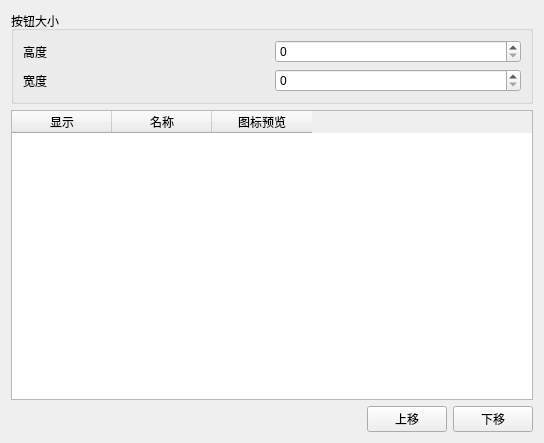
<?xml version="1.0" encoding="UTF-8"?>
<ui version="4.0">
 <class>CToolsSettingForm</class>
 <widget class="QWidget" name="CToolsSettingForm">
  <property name="geometry">
   <rect>
    <x>0</x>
    <y>0</y>
    <width>544</width>
    <height>443</height>
   </rect>
  </property>
  <property name="windowTitle">
   <string>Form</string>
  </property>
  <layout class="QGridLayout" name="gridLayout_2">
   <item row="0" column="0">
    <widget class="QGroupBox" name="groupBox">
     <property name="title">
      <string>按钮大小</string>
     </property>
     <layout class="QGridLayout" name="gridLayout">
      <item row="0" column="0">
       <widget class="QLabel" name="label_2">
        <property name="text">
         <string>高度</string>
        </property>
       </widget>
      </item>
      <item row="0" column="1">
       <widget class="QSpinBox" name="buttonHeigghtSpinBox"/>
      </item>
      <item row="1" column="1">
       <widget class="QSpinBox" name="buttonWidthSpinBox"/>
      </item>
      <item row="1" column="0">
       <widget class="QLabel" name="label_3">
        <property name="text">
         <string>宽度</string>
        </property>
       </widget>
      </item>
     </layout>
    </widget>
   </item>
   <item row="1" column="0">
    <widget class="QTableWidget" name="buttonTableWidget">
     <property name="editTriggers">
      <set>QAbstractItemView::NoEditTriggers</set>
     </property>
     <property name="selectionMode">
      <enum>QAbstractItemView::SingleSelection</enum>
     </property>
     <property name="selectionBehavior">
      <enum>QAbstractItemView::SelectRows</enum>
     </property>
     <attribute name="horizontalHeaderCascadingSectionResizes">
      <bool>true</bool>
     </attribute>
     <attribute name="horizontalHeaderStretchLastSection">
      <bool>false</bool>
     </attribute>
     <attribute name="verticalHeaderVisible">
      <bool>false</bool>
     </attribute>
     <column>
      <property name="text">
       <string>显示</string>
      </property>
      <property name="textAlignment">
       <set>AlignHCenter|AlignVCenter|AlignCenter</set>
      </property>
     </column>
     <column>
      <property name="text">
       <string>名称</string>
      </property>
      <property name="textAlignment">
       <set>AlignHCenter|AlignVCenter|AlignCenter</set>
      </property>
     </column>
     <column>
      <property name="text">
       <string>图标预览</string>
      </property>
      <property name="textAlignment">
       <set>AlignHCenter|AlignVCenter|AlignCenter</set>
      </property>
     </column>
    </widget>
   </item>
   <item row="2" column="0">
    <layout class="QHBoxLayout" name="horizontalLayout_2">
     <item>
      <spacer name="horizontalSpacer">
       <property name="orientation">
        <enum>Qt::Horizontal</enum>
       </property>
       <property name="sizeHint" stdset="0">
        <size>
         <width>40</width>
         <height>20</height>
        </size>
       </property>
      </spacer>
     </item>
     <item>
      <widget class="QPushButton" name="moveUpButton">
       <property name="text">
        <string>上移</string>
       </property>
      </widget>
     </item>
     <item>
      <widget class="QPushButton" name="moveDownButton">
       <property name="text">
        <string>下移</string>
       </property>
      </widget>
     </item>
    </layout>
   </item>
  </layout>
 </widget>
 <resources/>
 <connections/>
</ui>
